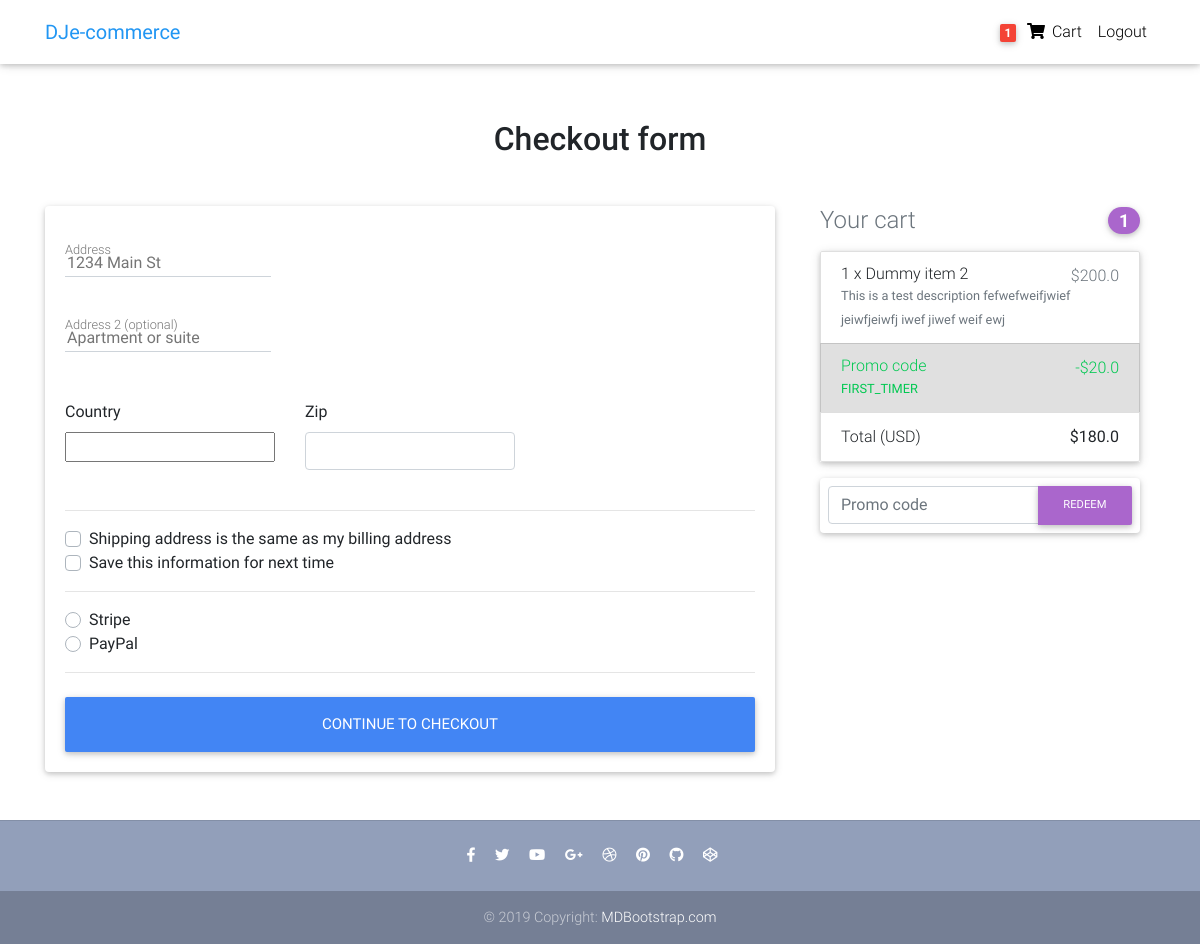
The app's page /checkout/ (signed in) with its own data.
### core/models.py (models this page shows, shortened)
class Order(models.Model):
    user = models.ForeignKey(settings.AUTH_USER_MODEL,
                             on_delete=models.CASCADE)
    ref_code = models.CharField(max_length=20)
    items = models.ManyToManyField(OrderItem)
    start_date = models.DateTimeField(auto_now_add=True)
    ordered_date = models.DateTimeField()
    ordered = models.BooleanField(default=False)
    billing_address = models.ForeignKey(
        'BillingAddress', on_delete=models.SET_NULL, blank=True, null=True)
    payment = models.ForeignKey(
        'Payment', on_delete=models.SET_NULL, blank=True, null=True)
    coupon = models.ForeignKey(
        'Coupon', on_delete=models.SET_NULL, blank=True, null=True)
    being_delivered = models.BooleanField(default=False)
    received = models.BooleanField(default=False)
    refund_requested = models.BooleanField(default=False)
    refund_granted = models.BooleanField(default=False)
    '''
    1. Item added to cart
    2. Adding a billing address
    (Failed checkout)
    3. Payment
    (Preprocessing, processing, packaging etc.)
    4. Being delivered
    5. Received
    6. Refunds
    '''
    def get_total(self):
        total = 0
        for order_item in self.items.all():
            total += order_item.get_final_price()
        if self.coupon:
            total -= self.coupon.amount
        return total

class OrderItem(models.Model):
    user = models.ForeignKey(settings.AUTH_USER_MODEL,
                             on_delete=models.CASCADE)
    ordered = models.BooleanField(default=False)
    item = models.ForeignKey(Item, on_delete=models.CASCADE)
    quantity = models.IntegerField(default=1)
    def get_total_item_price(self):
        return self.quantity * self.item.price
    def get_final_price(self):
        if self.item.discount_price:
            return self.get_total_discount_item_price()
        return self.get_total_item_price()

class Item(models.Model):
    title = models.CharField(max_length=100)
    price = models.FloatField()
    discount_price = models.FloatField(blank=True, null=True)
    category = models.CharField(choices=CATEGORY_CHOICES, max_length=2)
    label = models.CharField(choices=LABEL_CHOICES, max_length=1)
    slug = models.SlugField()
    description = models.TextField()
    image = models.ImageField()

class Coupon(models.Model):
    code = models.CharField(max_length=15)
    amount = models.FloatField()

### core/views.py (the view, shortened to what this page needs)
# urls.py: path('checkout/', CheckoutView.as_view(), name='checkout'),
class CheckoutView(View):
    def get(self, *args, **kwargs):
        try:
            order = Order.objects.get(user=self.request.user, ordered=False)
            form = CheckoutForm()
            context = {
                'form': form,
                'couponform': CouponForm(),
                'order': order,
                'DISPLAY_COUPON_FORM': True
            }
            return render(self.request, "checkout.html", context)
        except ObjectDoesNotExist:
            messages.info(self.request, "You do not have an active order")
            return redirect("core:checkout")

### core/forms.py
class CheckoutForm(forms.Form):
    street_address = forms.CharField(widget=forms.TextInput(attrs={
        'placeholder': '1234 Main St',
        'id': 'address'
    }))
    apartment_address = forms.CharField(required=False, widget=forms.TextInput(attrs={
        'placeholder': 'Apartment or suite',
        'id': 'address-2'
    }))
    country = CountryField(blank_label='(select country)').formfield(
        widget=CountrySelectWidget(attrs={
            'class': 'custom-select d-block w-100',
        }))
    zip = forms.CharField(widget=forms.TextInput(attrs={
        'class': 'form-control',
        'id': 'zip'
    }))
    same_shipping_address = forms.BooleanField(required=False)
    save_info = forms.BooleanField(required=False)
    payment_option = forms.ChoiceField(
        widget=forms.RadioSelect, choices=PAYMENT_CHOICES)

class CouponForm(forms.Form):
    code = forms.CharField(widget=forms.TextInput(attrs={
        'class': 'form-control',
        'placeholder': 'Promo code',
        'aria-label': 'Recipient\'s username',
        'aria-describedby': 'basic-addon2'
    }))

### core/templatetags/cart_template_tags.py (called while the page is built)
@register.filter
def cart_item_count(user):
    if user.is_authenticated:
        qs = Order.objects.filter(user=user, ordered=False)
        if qs.exists():
            return qs[0].items.count()
    return 0

### templates/checkout.html (shortened to what this page needs)
{% extends "base.html" %}
{% load crispy_forms_tags %}
{% block content %}
  <main >
    <div class="container wow fadeIn">
      <h2 class="my-5 h2 text-center">Checkout form</h2>
      <div class="row">
        <div class="col-md-8 mb-4">
          <div class="card">
            <form method="POST" class="card-body">
              <div class="md-form mb-5">
                <label for="address" class="">Address</label>
                {{ form.street_address }}
              </div>
              <div class="md-form mb-5">
                {{ form.apartment_address }}
                <label for="address-2" class="">Address 2 (optional)</label>
              </div>
              <div class="row">
                <div class="col-lg-4 col-md-12 mb-4">
                  <label for="country">Country</label>
                  {{ form.country }}
                </div>
                <div class="col-lg-4 col-md-6 mb-4">
                  <label for="zip">Zip</label>
                  {{ form.zip }}
                </div>
              </div>
              <hr>
              <div class="custom-control custom-checkbox">
                <label class="custom-control-label" for="same-address">Shipping address is the same as my billing address</label>
              </div>
              <div class="custom-control custom-checkbox">
                <label class="custom-control-label" for="save-info">Save this information for next time</label>
              </div>
              <hr>
              <div class="d-block my-3">
                {% for value, name in form.fields.payment_option.choices %}
                <div class="custom-control custom-radio">
                  <label class="custom-control-label" for="{{ name }}">{{ name }}</label>
                </div>
                {% endfor %}
              </div>
              <hr class="mb-4">
              <button class="btn btn-primary btn-lg btn-block" type="submit">Continue to checkout</button>
            </form>
          </div>
        </div>
        <div class="col-md-4 mb-4">
          {% include "order_snippet.html" %}
        </div>
      </div>
    </div>
  </main>
{% endblock content %}

### templates/navbar.html (shortened to what this page needs)
{% load cart_template_tags %}
<nav class="navbar fixed-top navbar-expand-lg navbar-light white scrolling-navbar">
    <div class="container">
      <a class="navbar-brand waves-effect" href="/">
        <strong class="blue-text">DJe-commerce</strong>
      </a>
      <div class="collapse navbar-collapse" id="navbarSupportedContent">
        <ul class="navbar-nav nav-flex-icons">
          {% if request.user.is_authenticated %}
          <li class="nav-item">
            <a href="{% url 'core:order-summary' %}" class="nav-link waves-effect">
              <span class="badge red z-depth-1 mr-1"> {{ request.user|cart_item_count }} </span>
              <i class="fas fa-shopping-cart"></i>
              <span class="clearfix d-none d-sm-inline-block"> Cart </span>
            </a>
          </li>
          <li class="nav-item">
            <a class="nav-link waves-effect" href="{% url 'account_logout' %}">
              <span class="clearfix d-none d-sm-inline-block"> Logout </span>
            </a>
          </li>
          {% endif %}
        </ul>
      </div>
    </div>
  </nav>

### templates/order_snippet.html (shortened to what this page needs)
<div class="col-md-12 mb-4">
    <h4 class="d-flex justify-content-between align-items-center mb-3">
    <span class="text-muted">Your cart</span>
    <span class="badge badge-secondary badge-pill">{{ order.items.count }}</span>
    </h4>
    <ul class="list-group mb-3 z-depth-1">
    {% for order_item in order.items.all %}
    <li class="list-group-item d-flex justify-content-between lh-condensed">
        <div>
        <h6 class="my-0">{{ order_item.quantity }} x {{ order_item.item.title}}</h6>
        <small class="text-muted">{{ order_item.item.description}}</small>
        </div>
        <span class="text-muted">${{ order_item.get_final_price }}</span>
    </li>
    {% endfor %}
    {% if order.coupon %}
    <li class="list-group-item d-flex justify-content-between bg-light">
        <div class="text-success">
        <h6 class="my-0">Promo code</h6>
        <small>{{ order.coupon.code }}</small>
        </div>
        <span class="text-success">-${{ order.coupon.amount }}</span>
    </li>
    {% endif %}
    <li class="list-group-item d-flex justify-content-between">
        <span>Total (USD)</span>
        <strong>${{ order.get_total }}</strong>
    </li>
    </ul>
    {% if DISPLAY_COUPON_FORM %}
    <form class="card p-2" action="{% url 'core:add-coupon' %}" method="POST">
        <div class="input-group">
            {{ couponform.code }}
            <div class="input-group-append">
            <button class="btn btn-secondary btn-md waves-effect m-0" type="submit">Redeem</button>
            </div>
        </div>
    </form>
    {% endif %}
</div>

### templates/base.html (style rules this page uses)
html, body, header, .carousel { height: 60vh; }

### records on screen
Order: items.count "1", coupon.code "FIRST_TIMER", coupon.amount "20.0", get_total "180.0"
OrderItem: quantity "1", item "Dummy item 2", item.description "This is a test description fefwefweifjwief jeiwfjeiwfj iwef jiwef weif ewj", get_final_price "200.0"

### other values on screen
{{ request.user|cart_item_count }} "1"
{{ name }} "Stripe" "PayPal"
